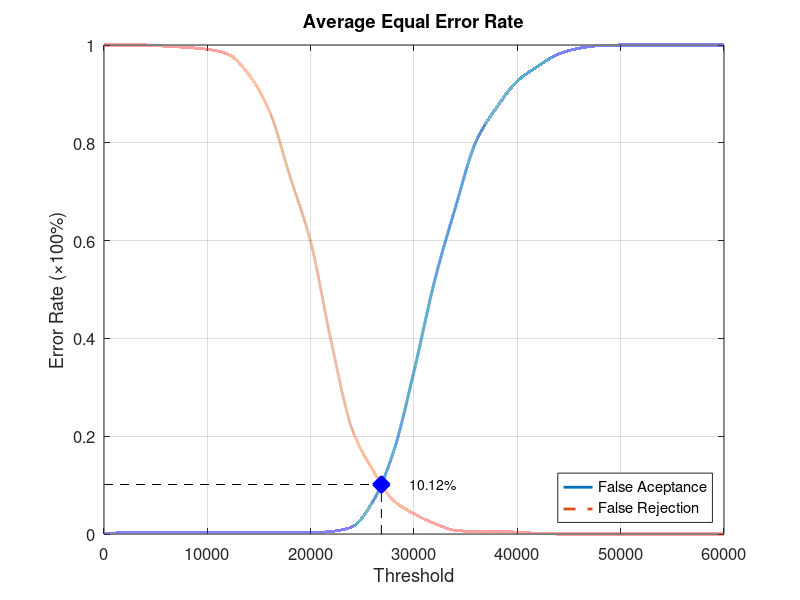
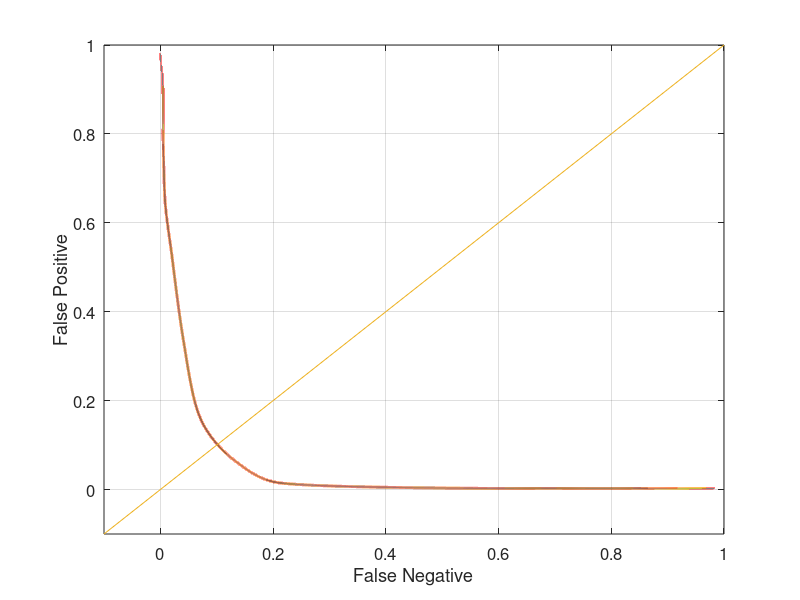

Write MATLAB code to recreate these figures, in order.
function yEER = Experiment2Average
close all;
clear;
clc;
x = 0:2000:60000;
xq = 0:0.5:60000;

y0 = [0 0.00263158 0.00263158 0.00263158 0.00263158 0.00263158 0.00263158 0.00263158 0.00263158 0.00263158 0.00263158 0.00526316 0.0144737 0.0657895 0.167105 0.332895 0.518421 0.667105 0.802632 0.872368 0.926316 0.956579 0.981579 0.993421 0.998684 1 1 1 1 1 1];
yy0 = interp1(x, y0, xq, 'pchip');
y1 = [1 1 1 0.9975 0.995 0.99125 0.98125 0.94 0.865 0.73125 0.5975 0.3925 0.215 0.13125 0.06875 0.04125 0.02125 0.0075 0.005 0.005 0.00375 0.00125 0 0 0 0 0 0 0 0 0];
yy1 = interp1(x, y1, xq, 'pchip');

% Calculating EER: 
y2 = abs(y0 - y1);
find(y2 == min(y2))
yy2 = abs(yy0 - yy1);
xEER = find(yy2 == min(yy2));
xEERIndex = xq(xEER) % X-axis EER
yEER = yy0(xEER) % Y-axis EER

main = figure
plot(xq, yy0,'-','LineWidth', 2);	hold on
plot(xq, yy1,'--','LineWidth', 2);	hold on
plot([xEERIndex xEERIndex], [0 yEER], 'k--');	hold on
plot([0 xEERIndex], [yEER yEER], 'k--');	hold on
plot(xEERIndex, yEER, 'bx', 'LineWidth', 10);	hold on
text(xEERIndex + 10 * xEERIndex / 100, yEER, [num2str(round((10000 * yEER)) / 100) '%'])
legend('False Aceptance', 'False Rejection', 'Location', 'SouthEast')
xlabel('Threshold')
ylabel('Error Rate (\times100%)')
title('Average Equal Error Rate')
set(gca, 'FontSize', 12)
axis([0 60000 0 1])
grid on

print(main, 'Experiment2AverageMain', '-dpng');
FNRxFPR = figure('Color', [1 1 1]);
plot(yy1, yy0, '-', yy1, yy0, 'LineWidth', 2);
hold on
y = -0.1:0.1:1
plot(y, y); 
set(gca, 'FontSize', 12)
xlabel('False Negative')
ylabel('False Positive')
axis([-0.1 1 -0.1 1])
set(gca, 'FontSize', 12)
grid on

print(FNRxFPR, 'Experiment2AverageFNRxFPR','-dpng');
end
